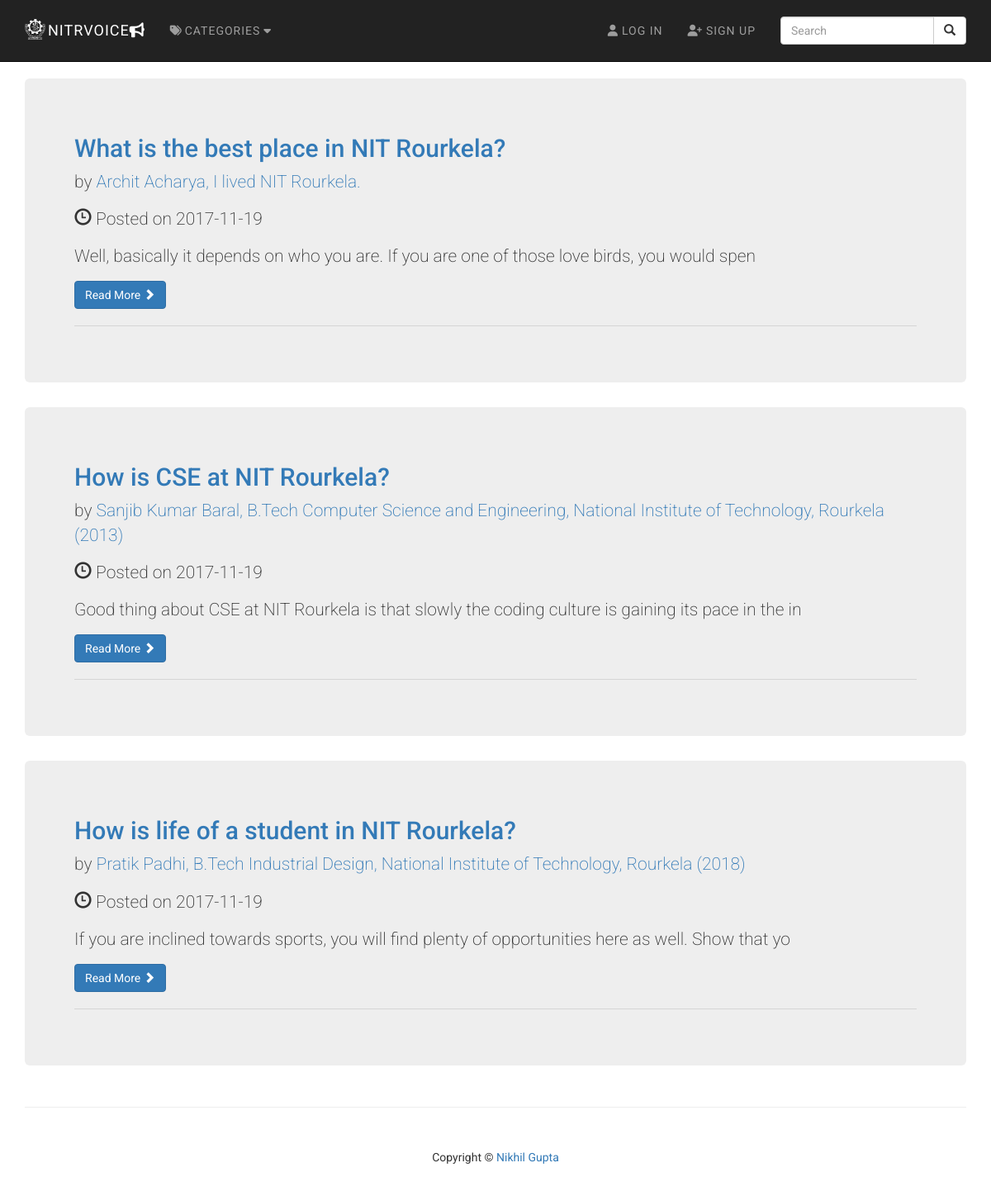
/category_page.php?category=39, run on the app's committed database.
### tables this page shows
CREATE TABLE `posts` (
  `post_id` int(3) NOT NULL,
  `post_category_id` int(3) NOT NULL,
  `post_title` varchar(255) NOT NULL,
  `post_author` varchar(255) NOT NULL,
  `post_date` date NOT NULL,
  `post_image` text NOT NULL,
  `post_content` longtext NOT NULL,
  `post_tags` varchar(255) NOT NULL,
  `post_comment_count` int(11) NOT NULL,
  `post_status` varchar(255) NOT NULL DEFAULT 'draft',
  `post_views_count` int(11) NOT NULL
);

### category_page.php (the view, shortened to what this page needs)
<?php include "includes/db.php" ?>
<?php include "includes/header.php" ?>
<link rel="stylesheet" href="css/content.css">
<?php include "includes/navigation.php" ?>
<div class="container">
  <div class="row">
    <div id="content" class="col-lg-12">
      <?php
      if(isset($_GET['category'])){
        $post_category_id=$_GET['category'];
      }
      $query="SELECT * FROM posts WHERE post_category_id=$post_category_id ";
      $select_all_posts_query=mysqli_query($connection,$query);
      while($row=mysqli_fetch_assoc($select_all_posts_query)){
        $post_id=$row['post_id'];
        $post_title=$row['post_title'];
        $post_author=$row['post_author'];
        $post_date=$row['post_date'];
        $post_content=substr($row['post_content'],0,100);
        ?>
        <div class="jumbotron">
          <h2>
            <a href="post.php?p_id=<?php echo $post_id; ?>"><?php echo $post_title ?></a>
          </h2>
          <p class="lead">
            by <a href="index.php"><?php echo $post_author ?></a>
          </p>
          <p><span class="glyphicon glyphicon-time"></span> <?php echo "Posted on " . $post_date ?></p>
          <p><?php echo $post_content ?></p>
          <a class="btn btn-primary" href="#">Read More <span class="glyphicon glyphicon-chevron-right"></span></a>
          <hr>
        </div>
        <?php
      }
      ?>
    </div>
  </div>
  <hr>
  <?php include "includes/footer.php" ?>

### includes/header.php (shortened to what this page needs)
<!DOCTYPE html>
<html lang="en">
<head>
  <link href="css/bootstrap.min.css" rel="stylesheet">
  <link href="css/blog-home.css" rel="stylesheet">
  <link rel="stylesheet" href="css/loader.css" type="text/css">
  <link rel="stylesheet" href="css/stylemain.css">
</head>
<body>

### includes/navigation.php (shortened to what this page needs)
<nav class="navbar navbar-inverse navbar-fixed-top" role="navigation">
  <div class="container">
    <div class="navbar-header">
      <a class="navbar-brand" href="./index.php" style="color: white;">
        <span><img src="../Images/nitlogo1.png" width="25" height="25" style="float:left;margin-top:-4px;margin-right:3px;"/></span>NITRvoice<i class="fa fa-bullhorn"></i></a>
      </div>
      <div class="collapse navbar-collapse" id="bs-example-navbar-collapse-1">
        <ul class="nav navbar-nav">
          <li class="dropdown">
            <a href="#" class="dropdown-toggle" data-toggle="dropdown"><i class="fa fa-tags" style="margin-right:3px;"></i>Categories<i class="fa fa-fw fa-caret-down"></i></a>
          </li>
        </ul>
        <form action="search.php" method="post" class="navbar-form navbar-right">
          <div class="input-group">
            <input type="text" class="form-control" placeholder="Search" name="search">
            <div class="input-group-btn">
              <button class="btn btn-default" type="submit" name="submit">
                <i class="glyphicon glyphicon-search"></i>
              </button>
            </div>
          </div>
        </form>
        <ul class="nav navbar-nav navbar-right">
          <?php
          if(isset($_SESSION['user_role'])){
            $name=strtoupper($_SESSION['username']);
            echo "<li><a href='admin'>{$name}</a></li>";
          }else{
            echo "<li><a href='loginpage.php'><i class='fa fa-user' style='margin-right:4px;'></i>Log In</a></li>";
            echo "<li><a href='../registration.php'><i class='fa fa-user-plus' style='margin-right:4px;'></i>Sign Up</a></li>";
          }
          ?>
        </ul>
      </div>
    </div>
  </nav>

### includes/footer.php (shortened to what this page needs)
<footer>
  <div class="row">
    <div class="container">
      <div class="col-lg-12">
        <p class="text-center">Copyright &copy; <a href="developer">Nikhil Gupta</a></p>
      </div>
    </div>
  </div>
</footer>
</div>
</body>
</html>

### css/blog-home.css (style rules this page uses)
body { padding-top: 70px; }
footer { margin: 50px 0; }

### css/stylemain.css (style rules this page uses)
html, body { max-width: 100%; overflow-x: hidden; font-family:'Roboto',sans-serif; }
.navbar { text-transform: uppercase; padding: 12px; letter-spacing: 1px; }

### css/content.css (style rules this page uses)
#content { margin-top:25px; }

### data on the page
posts: post_title "What is the best place in NIT Rourkela?", post_author "Archit Acharya, I lived NIT Rourkela.", post_date "2017-11-19", post_content "Well, basically it depends on who you are. If you are one of those love birds, you would spen"
posts: post_title "How is CSE at NIT Rourkela?", post_author "Sanjib Kumar Baral, B.Tech Computer Science and Engineering, National Institute of Technology, Rourkela (2013)", post_date "2017-11-19", post_content "Good thing about CSE at NIT Rourkela is that slowly the coding culture is gaining its pace in the in"
posts: post_title "How is life of a student in NIT Rourkela?", post_author "Pratik Padhi, B.Tech Industrial Design, National Institute of Technology, Rourkela (2018)", post_date "2017-11-19", post_content "If you are inclined towards sports, you will find plenty of opportunities here as well. Show that yo"
